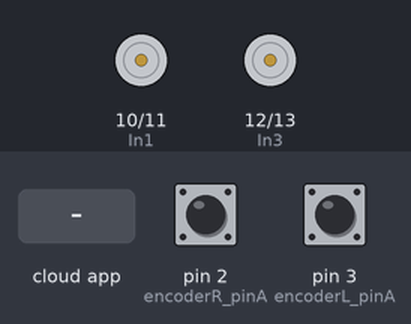
The sketch below on a simulated Arduino Uno, built with avr-gcc and run on an emulated ATmega328P. Shown: motor-driver pin pairs drawn as motors (green arrow = first pin HIGH = forward, orange = second pin HIGH = backward, longer = more drive, scaled by the enable pin). The test bench sets the inputs (shaded band); at power-on: pin 2 (encoderR_pinA) HIGH, pin 3 (encoderL_pinA) HIGH. The ROS host is connected and sends only what is stated.

Above: at 1.2 s.
1.3 s: the phone or cloud app sets pwmR to 45
At 2.3 s:
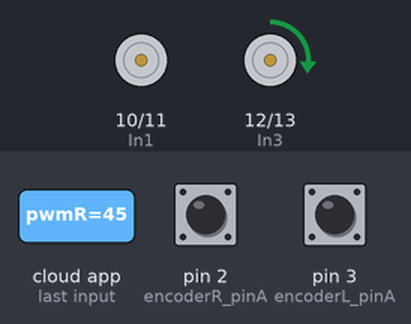
2.8 s: the phone or cloud app sets pwmL to 45
At 3.7 s:
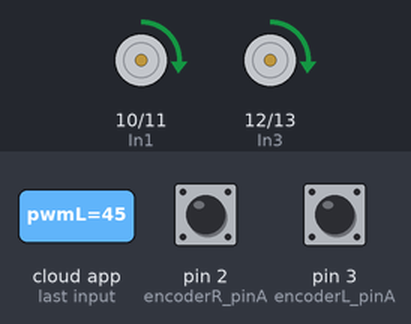
4.3 s: the phone or cloud app sets pwmR to 0
At 4.7 s:
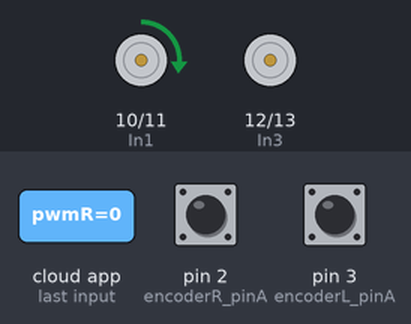
5.8 s: the phone or cloud app sets pwmL to 0
At 6.8 s:
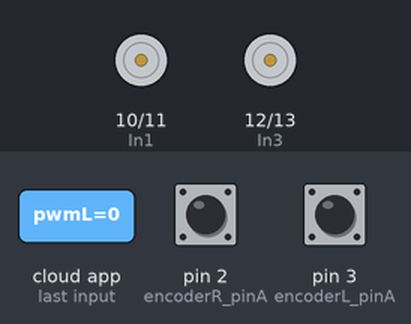
7.3 s: the phone or cloud app sets pwmR to 90
At 8.1 s:
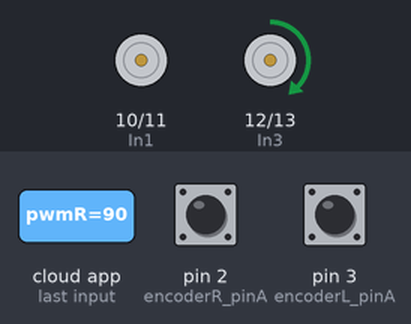
8.8 s: the phone or cloud app sets pwmL to 90
At 9.1 s:
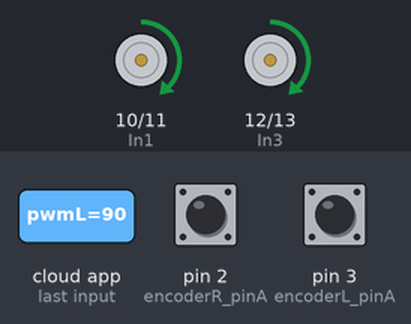
Timing chart, 0 to 11.3 s (numbered marks = the images above; inputs shaded):
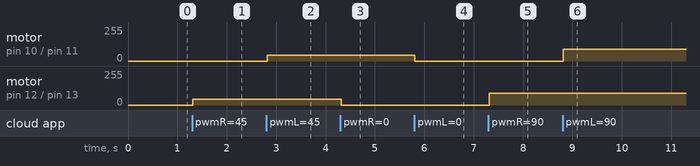

The sketch:

demo2.ino
```cpp
/*
 * rosserial::std_msgs::Float64 Test
 * Receives a Float64 input, subtracts 1.0, and publishes it
 */

#include <ros.h>
#include "std_msgs/Int32.h"

ros::NodeHandle node;

// pwm input from raspberry pi
int pwm_r = 0;
int pwm_l = 0;

// subsciber1 callback_function
void messageGrab1(const std_msgs::Int32& msg1){
  pwm_r = msg1.data;
}
// subsciber2 callback_function
void messageGrab2(const std_msgs::Int32& msg2){
  pwm_l = msg2.data;
}

ros::Subscriber<std_msgs::Int32> s1("/pwmR", &messageGrab1);
ros::Subscriber<std_msgs::Int32> s2("/pwmL", &messageGrab2);

#define STEPSPERROUND 16
// direction = 1 -> forward
// direction = 0 -> stop
// direction = -1 -> backward
int direction_r = 0;
int direction_l = 0;

// left motor parameters
// motor direction
#define In1 10
#define In2 11
// motor encoder
#define encoderL_pinA 3
#define encoderL_pinB 9
// motor speed
#define ENA 5
int position_l = 0;

// right motor parameters
// motor direction
#define In3 12
#define In4 13
// motor encoder
#define encoderR_pinA 2
#define encoderR_pinB 8
// motor speed
#define ENB 6
int position_r = 0;

void setup()
{
  node.initNode();
  node.subscribe(s1);
  node.subscribe(s2);

  pinMode(In1, OUTPUT);
  pinMode(In2, OUTPUT);
  pinMode(ENA, OUTPUT);
  attachInterrupt(1, IntA, CHANGE);

  pinMode(In3, OUTPUT);
  pinMode(In4, OUTPUT);
  pinMode(ENB, OUTPUT);
  attachInterrupt(0, IntB, CHANGE);
}

void loop()
{

  run();

  node.spinOnce();
  node.spinOnce();

  if(pwm_l == 0)
    direction_l = 0;
  else if(pwm_l > 0)
    direction_l = 1;
  else
    direction_l = -1;

  if(pwm_r == 0)
    direction_r = 0;
  else if(pwm_r > 0)
    direction_r = 1;
  else
    direction_r = -1;

  delay(10);
}

// run
void run()
{
  if(direction_l == 0)
  {
    digitalWrite(In1, LOW);
    digitalWrite(In2, LOW);
  }
  if(direction_r == 0)
  {
    digitalWrite(In3, LOW);
    digitalWrite(In4, LOW);
  }
  if(direction_l == 1)
  {
    digitalWrite(In1, HIGH);
    digitalWrite(In2, LOW);
    analogWrite(ENA, pwm_l);
  }
  if(direction_r == 1)
  {
    digitalWrite(In3, HIGH);
    digitalWrite(In4, LOW);
    analogWrite(ENB, pwm_r);
  }
  if(direction_l == -1)
  {
    digitalWrite(In1, LOW);
    digitalWrite(In2, HIGH);
    analogWrite(ENA, -1 * pwm_l);
  }
  if(direction_r == -1)
  {
    digitalWrite(In3, LOW);
    digitalWrite(In4, HIGH);
    analogWrite(ENB, -1 * pwm_r);
  }
}

// interrupt A function
void IntA()
{
  if(position_l > STEPSPERROUND)
    position_l = 0;
  position_l++;
}

// interrupt B function
void IntB()
{
  if(position_r > STEPSPERROUND)
    position_r = 0;
  position_r++;
}
```

Measured:
- after the input at 1.3 s, motor on pin 12 (In3) / pin 13 (In4): stopped → forward 45/255 at once
- after the input at 2.8 s, motor on pin 10 (In1) / pin 11 (In2): stopped → forward 45/255 at once
- after the input at 4.3 s, motor on pin 12 (In3) / pin 13 (In4): forward 45/255 → stopped at once
- after the input at 5.8 s, motor on pin 10 (In1) / pin 11 (In2): forward 45/255 → stopped at once
- after the input at 7.3 s, motor on pin 12 (In3) / pin 13 (In4): stopped → forward 90/255 at once
- after the input at 8.8 s, motor on pin 10 (In1) / pin 11 (In2): stopped → forward 90/255 at once
